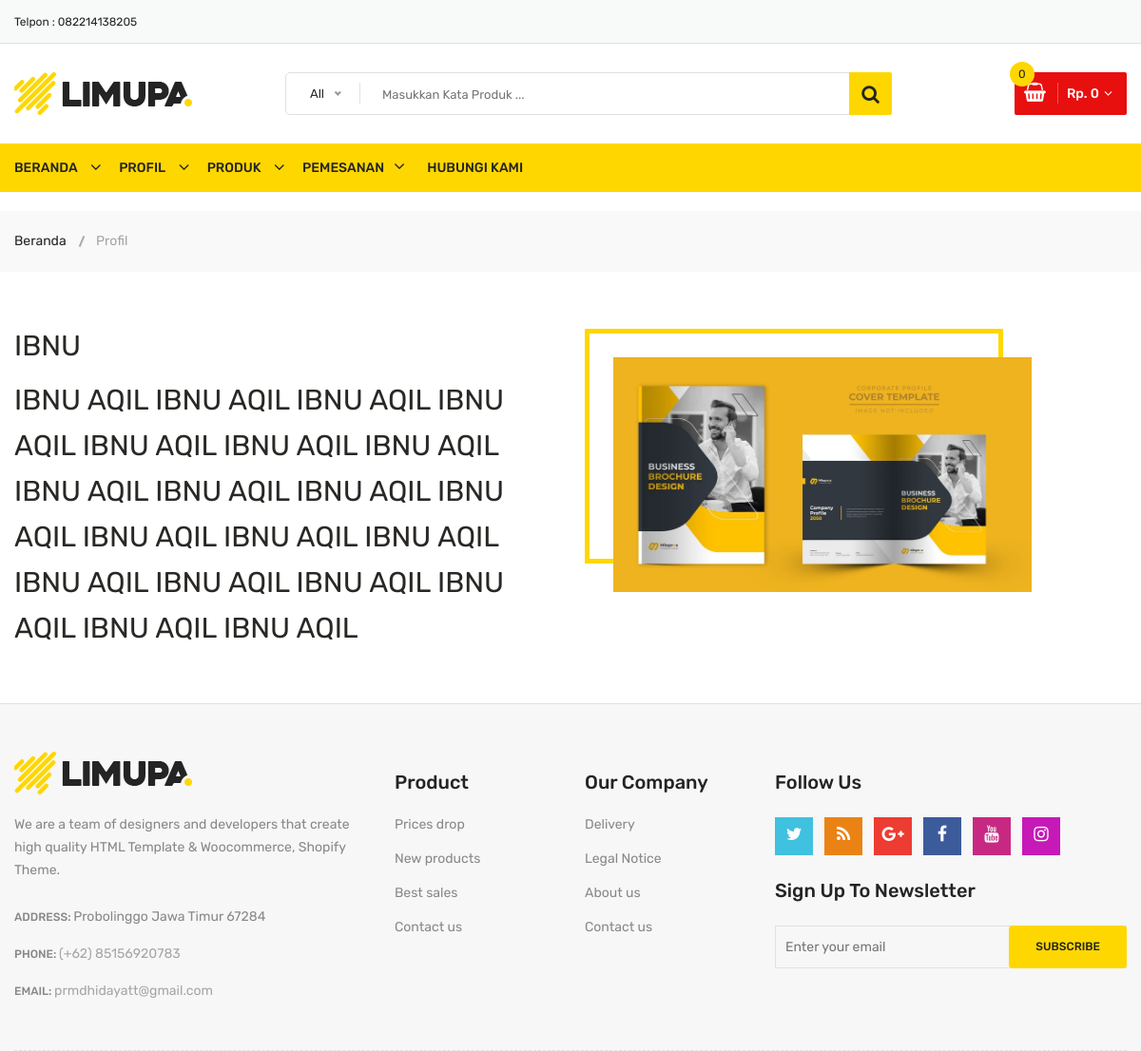
Screenshot of /profil-kami with the database file from the repository.
### AQIL/models.py (models this page shows)
class Statis(models.Model):
    alamat_kami = models.TextField(max_length=200, blank=False, null=True)
    telpon = models.CharField(max_length=200, blank=False, null=True)
    email = models.EmailField(max_length=200, blank=False, null=True)
    class Meta:
        verbose_name_plural ="Data Statis"

class Profil(models.Model):
    nama = models.CharField(max_length=200, blank=False, null=True)
    keterangan = RichTextField(blank=True, null=True)
    gambar = ResizedImageField(size=[1920, 1200], quality=80, crop=['middle', 'center'] , upload_to='gambar/profil', blank=False,
                  null=True, verbose_name="Gambar (1920 x 1200 pixel)")
    tanggal_upload= models.DateTimeField(auto_now_add=True, null=True)
    class Meta:
        verbose_name_plural ="Data Profil"

### AQIL/views.py (the view)
# urls.py: path('profil-kami', views.profil, name='profil'),
def profil(request):
    profil = Profil.objects.all().order_by('-id')[:1]
    context = {
        "judul": "Halaman Profil",
        "profil":profil,
        }
    return render(request, 'profil.html', context)

### AQIL/models.py (called while the page is built)
    @property
    def setelah_diskon(self):
        if self.diskon == 0 :
            nilai_diskon = self.harga
        else:
            jml = self.diskon / 100
            nilai_diskon = self.harga - (jml * self.harga)
            return nilai_diskon

### AQIL/views.py (called while the page is built)
def kategoriberanda(request):
    kategori = Kategori.objects.filter(aktif=True).order_by('-id')
    return {'kategori':kategori}

def modalberita(request):
    modalproduk = Produk.objects.order_by('-id')
    return {'modalproduk':modalproduk}

def statisweb(request):
    statis = Statis.objects.get(id=1)
    return {'statis':statis}

### ibnuaqilcart/keranjang.py (called while the page is built)
    def __len__(self):
        return sum(item['quantity'] for item in self.cart.values())

    def get_total_price(self):
        return sum(Decimal(item['price']) * item['quantity'] for item in self.cart.values())

### ibnuaqilcart/konteks.py (called while the page is built)
def keranjang(request):
    return {'keranjang': Cart(request)}

### AQIL/templates/profil.html
{% extends "base.html" %}
{% load static  %}
{% block content %}
<div class="breadcrumb-area">
    <div class="container">
        <div class="breadcrumb-content">
            <ul>
                <li><a href="{% url "beranda" %}">Beranda</a></li>
                <li class="active">Profil</li>
            </ul>
        </div>
    </div>
</div>
<div class="about-us-wrapper pt-60 pb-40">
    <div class="container">
        {% for profil in profil %}
        <div class="row">
            <div class="col-lg-6 order-last order-lg-first">
                <div class="about-text-wrap">
                    <h2><span>{{profil.nama}}</span></h2>
                    <h2><span>{{profil.keterangan|safe}} </span></h2>
                </div>
            </div>
            <div class="col-lg-5 col-md-10">
                <div class="about-image-wrap">
                    <img class="img-full" src="{{profil.gambar.url}}" alt="{{profil.nama}}" />
                </div>
            </div>
        </div>
        {% empty %}
            <div class="row">
                <div class="col-lg-12 order-last order-lg-first">
                    <div class="alert alert-danger">Porfil Belum diisi</div>
                </div>
            </div>
        {% endfor %}
    </div>
</div>
{% endblock content %}

### templates/base.html (shortened to what this page needs)
{% load static %}
{% load humanize %}
<!doctype html>
<html class="no-js" lang="zxx">
<head>
        <link rel="stylesheet" href="{% static "css/material-design-iconic-font.min.css" %}">
        <link rel="stylesheet" href="{% static "css/font-awesome.min.css" %}">
        <link rel="stylesheet" href="{% static "css/fontawesome-stars.css" %}">
        <link rel="stylesheet" href="{% static "css/meanmenu.css" %}">
        <link rel="stylesheet" href="{% static "css/owl.carousel.min.css" %}">
        <link rel="stylesheet" href="{% static "css/slick.css" %}">
        <link rel="stylesheet" href="{% static "css/animate.css" %}">
        <link rel="stylesheet" href="{% static "css/jquery-ui.min.css" %}">
        <link rel="stylesheet" href="{% static "css/venobox.css" %}">
        <link rel="stylesheet" href="{% static "css/nice-select.css" %}">
        <link rel="stylesheet" href="{% static "css/magnific-popup.css" %}">
        <link rel="stylesheet" href="{% static "css/bootstrap.min.css" %}">
        <link rel="stylesheet" href="{% static "css/helper.css" %}">
        <link rel="stylesheet" href="{% static "style.css" %}">
        <link rel="stylesheet" href="{% static "css/responsive.css" %}">
    </head>
    <body>
        <div class="body-wrapper">
            <header>
                <div class="header-top">
                    <div class="container">
                        <div class="row">
                            <div class="col-lg-3 col-md-4">
                                <div class="header-top-left">
                                    <ul class="phone-wrap">
                                        <li><span>Telpon : </span><a href="#">{{statis.telpon}}</a></li>
                                    </ul>
                                </div>
                            </div>
                        </div>
                    </div>
                </div>
                <div class="header-middle pl-sm-0 pr-sm-0 pl-xs-0 pr-xs-0">
                    <div class="container">
                        <div class="row">
                            <div class="col-lg-3">
                                <div class="logo pb-sm-30 pb-xs-30">
                                    <a href="index.html">
                                        <img src="{% static "images/menu/logo/1.jpg" %}" alt="">
                                    </a>
                                </div>
                            </div>
                            <div class="col-lg-9 pl-0 ml-sm-15 ml-xs-15">
                                <form action="{% url "cari" %}" class="hm-searchbox" method="GET">
                                    <input type="text" name="kata" placeholder="Masukkan Kata Produk ...">
                                    <button class="li-btn" type="submit"><i class="fa fa-search"></i></button>
                                </form>
                                <div class="header-middle-right">
                                    <ul class="hm-menu">
                                        <li class="hm-minicart">
                                            <div class="hm-minicart-trigger">
                                                {% with total_items=keranjang|length %}
                                                {% if keranjang|length > 0 %}
                                                <span class="item-icon"></span>
                                                <span class="item-text">Rp. {{ keranjang.get_total_price|intcomma }}
                                                    <span class="cart-item-count">{{ total_items }}</span>
                                                {% else %}
                                                <span class="item-text">Rp. 0
                                                    <span class="cart-item-count">0</span>
                                                </span>
                                                {% endif %}
                                                {% endwith %}
                                            </div>
                                        </li>
                                    </ul>
                                </div>
                            </div>
                        </div>
                    </div>
                </div>
                <div class="header-bottom header-sticky d-none d-lg-block">
                    <div class="container">
                        <div class="row">
                            <div class="col-lg-12">
                                <div class="hb-menu hb-menu-2 d-xl-block">
                                    {% include "navbar.html" %}
                                </div>
                            </div>
                        </div>
                    </div>
                </div>
            </header>
            {% block content %}
            {% endblock content %}
            <div class="footer">
                <div class="footer-static-middle">
                    <div class="container">
                        <div class="footer-logo-wrap pt-50 pb-35">
                            <div class="row">
                                <div class="col-lg-4 col-md-6">
                                    <div class="footer-logo">
                                        <img src="{% static "images/menu/logo/1.jpg" %}" alt="Footer Logo">
                                        <p class="info">
                                            We are a team of designers and developers that create high quality HTML Template & Woocommerce, Shopify Theme.
                                        </p>
                                    </div>
                                    <ul class="des">
                                        <li>
                                            <span>Address: </span>
                                            Probolinggo Jawa Timur 67284
                                        </li>
                                        <li>
                                            <span>Phone: </span>
                                            <a href="#">(+62) 85156920783</a>
                                        </li>
                                        <li>
                                            <span>Email: </span>
                                            <a href="mailto://info@yourdomain.com">prmdhidayatt@gmail.com</a>
                                        </li>
                                    </ul>
                                </div>
                                <div class="col-lg-2 col-md-3 col-sm-6">
                                    <div class="footer-block">
                                        <h3 class="footer-block-title">Product</h3>
                                        <ul>
                                            <li><a href="#">Prices drop</a></li>
                                            <li><a href="#">New products</a></li>
                                            <li><a href="#">Best sales</a></li>
                                            <li><a href="#">Contact us</a></li>
                                        </ul>
                                    </div>
                                </div>
                                <div class="col-lg-2 col-md-3 col-sm-6">
                                    <div class="footer-block">
                                        <h3 class="footer-block-title">Our company</h3>
                                        <ul>
                                            <li><a href="#">Delivery</a></li>
                                            <li><a href="#">Legal Notice</a></li>
                                            <li><a href="#">About us</a></li>
                                            <li><a href="#">Contact us</a></li>
                                        </ul>
                                    </div>
                                </div>
                                <div class="col-lg-4">
                                    <div class="footer-block">
                                        <h3 class="footer-block-title">Follow Us</h3>
                                        <ul class="social-link">
                                            <li class="twitter">
                                                <a href="https://twitter.com/" data-toggle="tooltip" target="_blank" title="Twitter">
                                                    <i class="fa fa-twitter"></i>
                                                </a>
                                            </li>
                                            <li class="rss">
                                                <a href="https://rss.com/" data-toggle="tooltip" target="_blank" title="RSS">
                                                    <i class="fa fa-rss"></i>
                                                </a>
                                            </li>
                                            <li class="google-plus">
                                                <a href="https://www.plus.google.com/discover" data-toggle="tooltip" target="_blank" title="Google +">
                                                    <i class="fa fa-google-plus"></i>
                                                </a>
                                            </li>
                                            <li class="facebook">
                                                <a href="https://www.facebook.com/" data-toggle="tooltip" target="_blank" title="Facebook">
                                                    <i class="fa fa-facebook"></i>
                                                </a>
                                            </li>
                                            <li class="youtube">
                                                <a href="https://www.youtube.com/" data-toggle="tooltip" target="_blank" title="Youtube">
                                                    <i class="fa fa-youtube"></i>
                                                </a>
                                            </li>
                                            <li class="instagram">
                                                <a href="https://www.instagram.com/" data-toggle="tooltip" target="_blank" title="Instagram">
                                                    <i class="fa fa-instagram"></i>
                                                </a>
                                            </li>
                                        </ul>
                                    </div>
                                    <div class="footer-newsletter">
                                        <h4>Sign up to newsletter</h4>
                                        <form action="#" method="post" id="mc-embedded-subscribe-form" name="mc-embedded-subscribe-form" class="footer-subscribe-form validate" target="_blank" novalidate>
                                            <div id="mc_embed_signup_scroll">
                                                <div id="mc-form" class="mc-form subscribe-form form-group" >
                                                    <input id="mc-email" type="email" autocomplete="off" placeholder="Enter your email" />
                                                    <button  class="btn" id="mc-submit">Subscribe</button>
                                                </div>
                                            </div>
                                        </form>
                                    </div>
                                </div>
                            </div>
                        </div>
                    </div>
                </div>
            </div>
        </div>
    </body>
</html>

### templates/navbar.html (shortened to what this page needs)
<nav>
    <ul>
        <li class="megamenu-holder"><a href="{% url "beranda" %}">Beranda</a></li>
        <li class="dropdown-holder"><a href="{% url "profil" %}">Profil</a></li>
        <li class="dropdown-holder"><a href="#">Produk</a>
        </li>
        <li class="megamenu-static-holder">
            <a href="{% url 'cart_detail' %}">Pemesanan</a>
        </li>
        <li><a href="{% url "kontak" %}"> Hubungi Kami</a></li>
    </ul>
</nav>

### static/css/responsive.css (style rules this page uses)
@media (min-width: 1200px) and (max-width: 1500px) { .container { max-width: 1170px; padding-left: 0; padding-right: 0; } }

### rows the page displays
Statis: telpon "082214138205"
Profil: nama "IBNU", keterangan "IBNU AQIL IBNU AQIL IBNU AQIL IBNU AQIL IBNU AQIL IBNU AQIL IBNU AQIL IBNU AQIL IBNU AQIL IBNU AQIL IBNU AQIL IBNU AQIL IBNU AQIL IBNU AQIL IBNU AQIL IBNU AQIL IBNU AQIL IBNU AQIL IBNU AQIL IBNU AQIL", gambar (picture)
